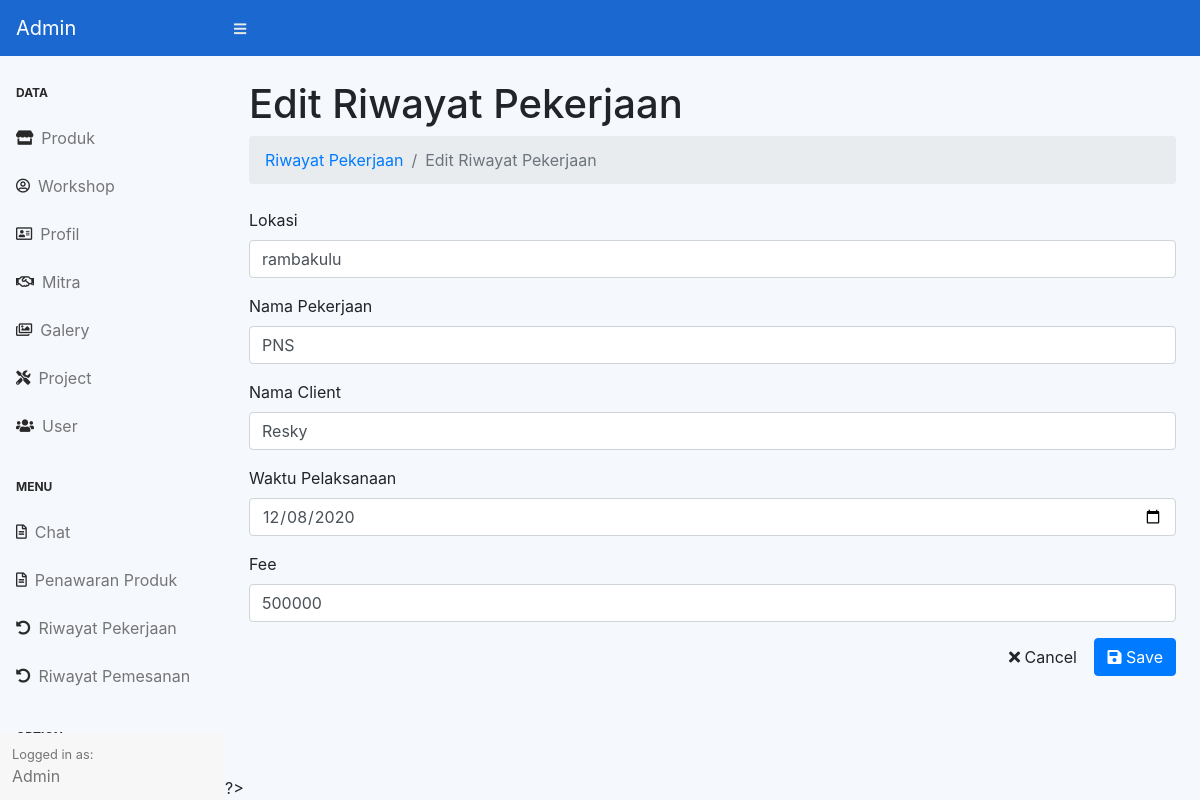
The app's page /admin/index.php?page=riwayat-pekerjaan-edit&id=2 (signed in) with its own data.
### tables this page shows
CREATE TABLE `riwayat_pekerjaan` (
  `id` int(11) NOT NULL,
  `lokasi` varchar(255) NOT NULL,
  `nama_pekerjaan` varchar(255) NOT NULL,
  `nama_client` varchar(255) NOT NULL,
  `waktu_pelaksanaan` varchar(255) NOT NULL,
  `fee` varchar(255) NOT NULL
);

### admin/Riwayat-Pekerjaan/edit.php (the view, shortened to what this page needs)
<?php
if (isset($_GET['id'])) {
    $id = $_GET['id'];
    $sql = "SELECT * FROM riwayat_pekerjaan WHERE id='$id' ";
    $query = mysqli_query($koneksi, $sql);
    $data = mysqli_fetch_assoc($query);
}
?>
<div class="container-fluid">
    <h1 class="mt-4">Edit Riwayat Pekerjaan </h1>
    <ol class="breadcrumb mb-4">
        <li class="breadcrumb-item"><a href="?page=riwayat-pekerjaan">Riwayat Pekerjaan</a></li>
        <li class="breadcrumb-item active">Edit Riwayat Pekerjaan</li>
    </ol>
    <form action="" method="POST" enctype="multipart/form-data" class="mt-4">
        <div class="form-group">
            <label for="">Lokasi</label>
            <input type="text" name="lokasi" value="<?= $data['lokasi'] ?>" class="form-control">
        </div>
        <div class="form-group">
            <label for="">Nama Pekerjaan</label>
            <input type="text" name="nama_pekerjaan" value="<?= $data['nama_pekerjaan'] ?>" class="form-control">
        </div>
        <div class="form-group">
            <label for="">Nama Client</label>
            <input type="text" name="nama_client" value="<?= $data['nama_client'] ?>" class="form-control">
        </div>
        <div class="form-group">
            <label for="">Waktu Pelaksanaan</label>
            <input type="date" name="waktu_pelaksanaan" value="<?= $data['waktu_pelaksanaan'] ?>" class="form-control">
        </div>
        <div class="form-group">
            <label for="">Fee</label>
            <input type="text" name="fee" value="<?= $data['fee'] ?>" class="form-control">
        </div>
        <div class="form-group text-right">
            <a href="?page=artikel" class="btn"><i class="fas fa-times"></i> Cancel</a>
            <button type="submit" name="ubah" class="btn btn-primary"> <i class="fas fa-save"></i> Save</button>
        </div>
    </form>
</div>
?>

### assets/css/customview.css (style rules this page uses)
.bg-grey { background-color: #f5f8fd !important; }

### records on screen
riwayat_pekerjaan: lokasi "rambakulu", nama_pekerjaan "PNS", nama_client "Resky", waktu_pelaksanaan "12/08/2020", fee "500000"
